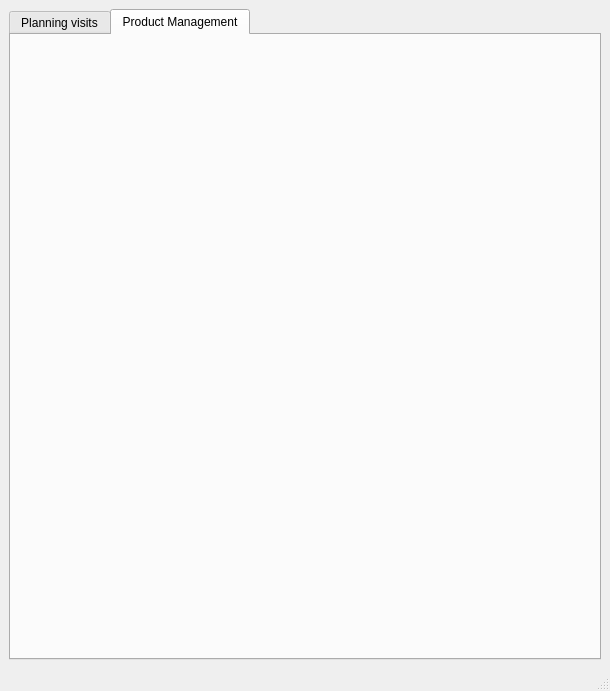
<?xml version="1.0" encoding="UTF-8"?>
<ui version="4.0">
 <class>controller</class>
 <widget class="QMainWindow" name="controller">
  <property name="geometry">
   <rect>
    <x>0</x>
    <y>0</y>
    <width>610</width>
    <height>691</height>
   </rect>
  </property>
  <property name="windowTitle">
   <string>Controller</string>
  </property>
  <widget class="QWidget" name="centralwidget">
   <layout class="QVBoxLayout" name="verticalLayout_10">
    <item>
     <widget class="QTabWidget" name="tabWidget_controller">
      <property name="currentIndex">
       <number>1</number>
      </property>
      <widget class="QWidget" name="tab_planningVisits">
       <attribute name="title">
        <string>Planning visits</string>
       </attribute>
      </widget>
      <widget class="QWidget" name="tab_productManagement">
       <attribute name="title">
        <string>Product Management</string>
       </attribute>
      </widget>
     </widget>
    </item>
   </layout>
  </widget>
  <widget class="QMenuBar" name="menubar">
   <property name="geometry">
    <rect>
     <x>0</x>
     <y>0</y>
     <width>610</width>
     <height>27</height>
    </rect>
   </property>
  </widget>
  <widget class="QStatusBar" name="statusbar"/>
 </widget>
 <resources/>
 <connections/>
</ui>
